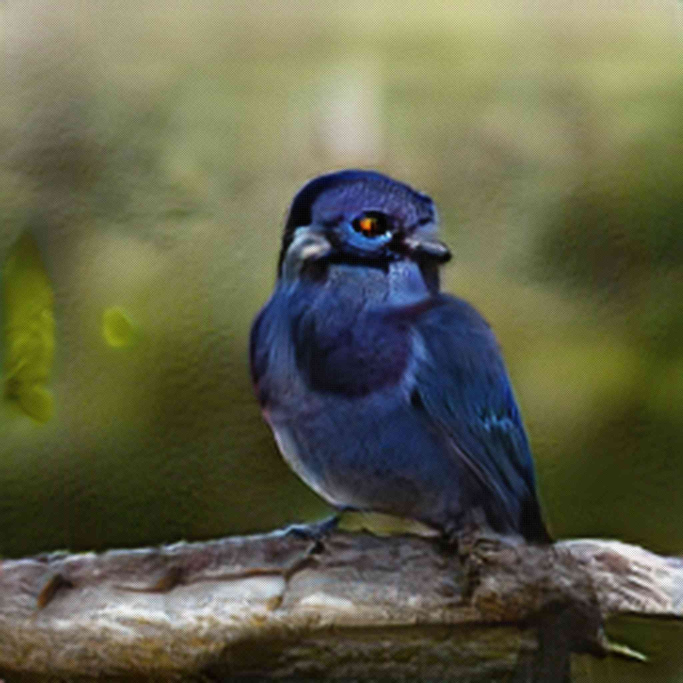
#> input picture attacks/jpeg_q30.jpg, 2048 x 2048 px (shown at 1/3 size)
$ python -i invisible_watermark_backup.py   (imports and definitions only)   (older library calls are emulated)
#> lines starting #> are read from the running program, lines starting #| are printed output that depends on the picture
"""
Invisible Watermarking Module for AI-Image-Suite
DWT-DCT based invisible watermarking
"""
import numpy as np
import pywt
from PIL import Image, ImageDraw, ImageFont
from scipy.fftpack import dct, idct
from scipy.ndimage import gaussian_filter
import cv2
import io
import base64

# Configuration
MODEL = 'haar'
LEVEL = 1
ALPHA = 0.28
REDUNDANCY = 8

# =========================================================================
# === HELPER FUNCTIONS
# =========================================================================

# [226 lines left out: functions rgb_to_ycbcr, ycbcr_to_rgb, load_image, load_watermark_image, create_text_watermark, apply_dct and 8 more, not called in this run]

# =========================================================================
# === PUBLIC API FOR INTEGRATION
# =========================================================================

def apply_invisible_watermark(host_pil_image, watermark_mode='text', watermark_text=None, watermark_pil_image=None, alpha=ALPHA):
    """
    Apply invisible watermark to a PIL Image.

    Args:
        host_pil_image: PIL Image to watermark
        watermark_mode: 'text' or 'image'
        watermark_text: Text to embed (if mode='text')
        watermark_pil_image: PIL Image watermark (if mode='image')
        alpha: Embedding strength (default 0.28)

    Returns:
        PIL Image with invisible watermark embedded
    """
    # Convert host to RGB numpy array
    host_rgb = np.array(host_pil_image.convert('RGB'), dtype=np.uint8)

    # Prepare watermark
    if watermark_mode == 'text':
        if not watermark_text:
            raise ValueError("watermark_text required for text mode")
        wm_gray = create_text_watermark(watermark_text, 256)
    elif watermark_mode == 'image':
        if watermark_pil_image is None:
            raise ValueError("watermark_pil_image required for image mode")
        wm_gray = load_watermark_image_from_pil(watermark_pil_image, 256)
    else:
        raise ValueError(f"Invalid watermark_mode: {watermark_mode}")

    # Embed watermark
    wm_host_rgb, ref_map, wm_size = embed_watermark_color(host_rgb, wm_gray, alpha)

    # Convert back to PIL Image
    result = Image.fromarray(wm_host_rgb)

    return result

# [306 lines left out: functions load_watermark_image_from_pil, attack_jpeg, attack_noise, attack_blur, measure_psnr, measure_ncc and 2 more, not called in this run]

# [2 lines not run here, left out]

>>> import cv2
>>> picture = cv2.imread('../attacks/jpeg_q30.jpg', cv2.IMREAD_GRAYSCALE)
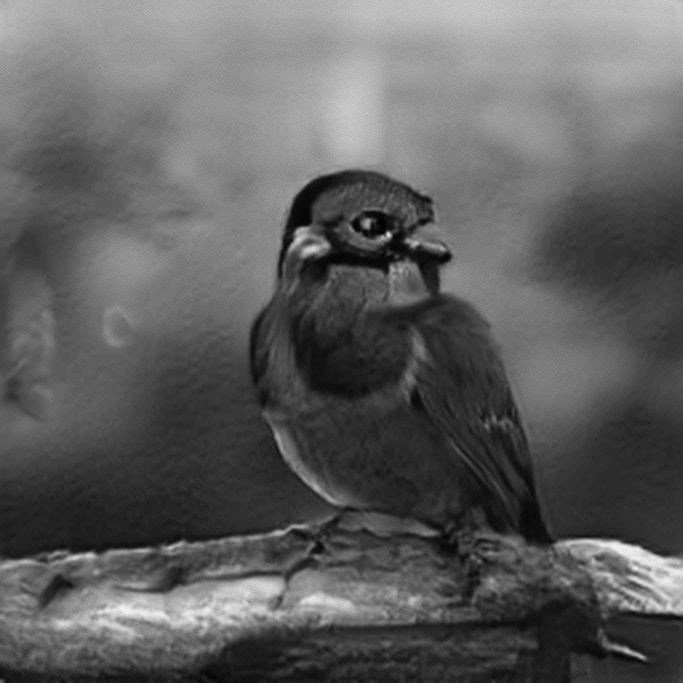
#> picture: shape (2048, 2048) (shown at 1/3 size); min 0, max 255, mean 95.1
>>> result = apply_invisible_watermark(picture)
#> (the run stopped early here; a loop or call above may not have finished)
